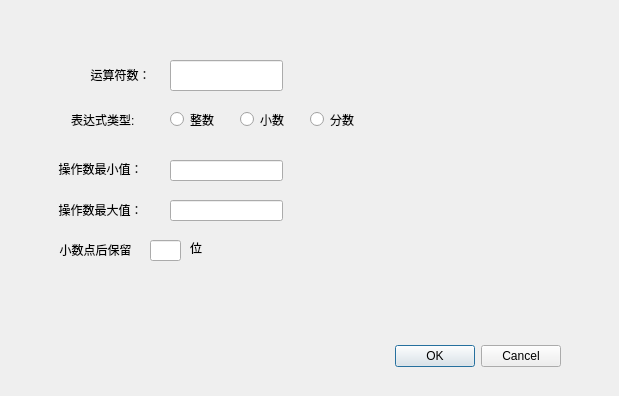
<?xml version="1.0" encoding="UTF-8"?>
<ui version="4.0">
 <class>Dialog3</class>
 <widget class="QDialog" name="Dialog3">
  <property name="geometry">
   <rect>
    <x>0</x>
    <y>0</y>
    <width>619</width>
    <height>396</height>
   </rect>
  </property>
  <property name="windowTitle">
   <string>Dialog</string>
  </property>
  <widget class="QDialogButtonBox" name="buttonBox">
   <property name="geometry">
    <rect>
     <x>220</x>
     <y>340</y>
     <width>341</width>
     <height>32</height>
    </rect>
   </property>
   <property name="orientation">
    <enum>Qt::Horizontal</enum>
   </property>
   <property name="standardButtons">
    <set>QDialogButtonBox::Cancel|QDialogButtonBox::Ok</set>
   </property>
  </widget>
  <widget class="QLabel" name="label">
   <property name="geometry">
    <rect>
     <x>70</x>
     <y>60</y>
     <width>101</width>
     <height>31</height>
    </rect>
   </property>
   <property name="text">
    <string>&lt;html&gt;&lt;head/&gt;&lt;body&gt;&lt;p align=&quot;center&quot;&gt;运算符数：&lt;/p&gt;&lt;/body&gt;&lt;/html&gt;</string>
   </property>
  </widget>
  <widget class="QLineEdit" name="lineEdit">
   <property name="geometry">
    <rect>
     <x>170</x>
     <y>60</y>
     <width>113</width>
     <height>31</height>
    </rect>
   </property>
  </widget>
  <widget class="QLabel" name="label_2">
   <property name="geometry">
    <rect>
     <x>71</x>
     <y>110</y>
     <width>81</width>
     <height>20</height>
    </rect>
   </property>
   <property name="text">
    <string>表达式类型:</string>
   </property>
  </widget>
  <widget class="QRadioButton" name="radioButton">
   <property name="geometry">
    <rect>
     <x>170</x>
     <y>110</y>
     <width>115</width>
     <height>19</height>
    </rect>
   </property>
   <property name="text">
    <string>整数</string>
   </property>
  </widget>
  <widget class="QRadioButton" name="radioButton_2">
   <property name="geometry">
    <rect>
     <x>240</x>
     <y>110</y>
     <width>115</width>
     <height>19</height>
    </rect>
   </property>
   <property name="text">
    <string>小数</string>
   </property>
  </widget>
  <widget class="QRadioButton" name="radioButton_3">
   <property name="geometry">
    <rect>
     <x>310</x>
     <y>110</y>
     <width>115</width>
     <height>19</height>
    </rect>
   </property>
   <property name="text">
    <string>分数</string>
   </property>
  </widget>
  <widget class="QLabel" name="label_3">
   <property name="geometry">
    <rect>
     <x>50</x>
     <y>160</y>
     <width>101</width>
     <height>16</height>
    </rect>
   </property>
   <property name="text">
    <string>&lt;html&gt;&lt;head/&gt;&lt;body&gt;&lt;p align=&quot;center&quot;&gt;操作数最小值：&lt;/p&gt;&lt;/body&gt;&lt;/html&gt;</string>
   </property>
  </widget>
  <widget class="QLabel" name="label_4">
   <property name="geometry">
    <rect>
     <x>50</x>
     <y>200</y>
     <width>101</width>
     <height>20</height>
    </rect>
   </property>
   <property name="text">
    <string>&lt;html&gt;&lt;head/&gt;&lt;body&gt;&lt;p align=&quot;center&quot;&gt;操作数最大值：&lt;/p&gt;&lt;/body&gt;&lt;/html&gt;</string>
   </property>
  </widget>
  <widget class="QLabel" name="label_5">
   <property name="geometry">
    <rect>
     <x>50</x>
     <y>240</y>
     <width>91</width>
     <height>20</height>
    </rect>
   </property>
   <property name="text">
    <string>&lt;html&gt;&lt;head/&gt;&lt;body&gt;&lt;p align=&quot;center&quot;&gt;小数点后保留&lt;/p&gt;&lt;/body&gt;&lt;/html&gt;</string>
   </property>
  </widget>
  <widget class="QLineEdit" name="lineEdit_2">
   <property name="geometry">
    <rect>
     <x>170</x>
     <y>160</y>
     <width>113</width>
     <height>21</height>
    </rect>
   </property>
  </widget>
  <widget class="QLineEdit" name="lineEdit_3">
   <property name="geometry">
    <rect>
     <x>170</x>
     <y>200</y>
     <width>113</width>
     <height>21</height>
    </rect>
   </property>
  </widget>
  <widget class="QLineEdit" name="lineEdit_4">
   <property name="geometry">
    <rect>
     <x>150</x>
     <y>240</y>
     <width>31</width>
     <height>21</height>
    </rect>
   </property>
  </widget>
  <widget class="QLabel" name="label_6">
   <property name="geometry">
    <rect>
     <x>190</x>
     <y>240</y>
     <width>72</width>
     <height>15</height>
    </rect>
   </property>
   <property name="text">
    <string>位</string>
   </property>
  </widget>
 </widget>
 <resources/>
 <connections>
  <connection>
   <sender>buttonBox</sender>
   <signal>accepted()</signal>
   <receiver>Dialog3</receiver>
   <slot>accept()</slot>
   <hints>
    <hint type="sourcelabel">
     <x>248</x>
     <y>254</y>
    </hint>
    <hint type="destinationlabel">
     <x>157</x>
     <y>274</y>
    </hint>
   </hints>
  </connection>
  <connection>
   <sender>buttonBox</sender>
   <signal>rejected()</signal>
   <receiver>Dialog3</receiver>
   <slot>reject()</slot>
   <hints>
    <hint type="sourcelabel">
     <x>316</x>
     <y>260</y>
    </hint>
    <hint type="destinationlabel">
     <x>286</x>
     <y>274</y>
    </hint>
   </hints>
  </connection>
 </connections>
</ui>
